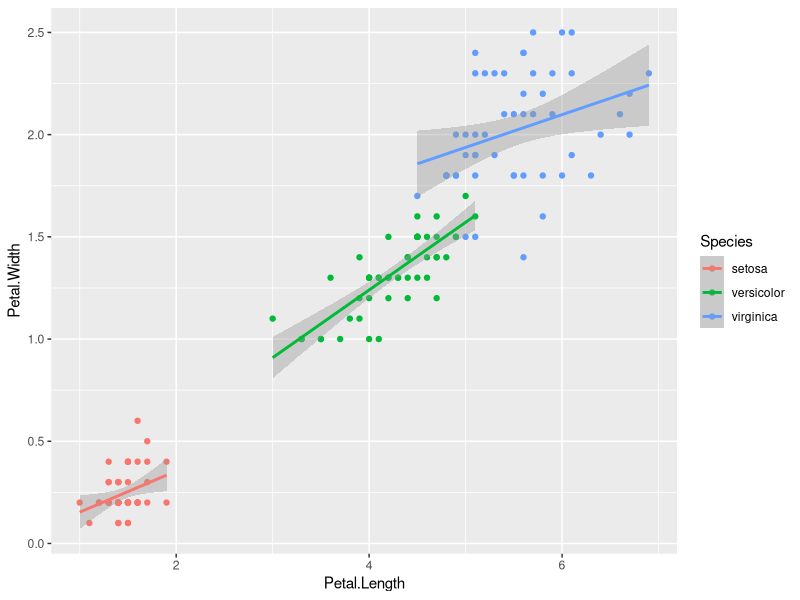
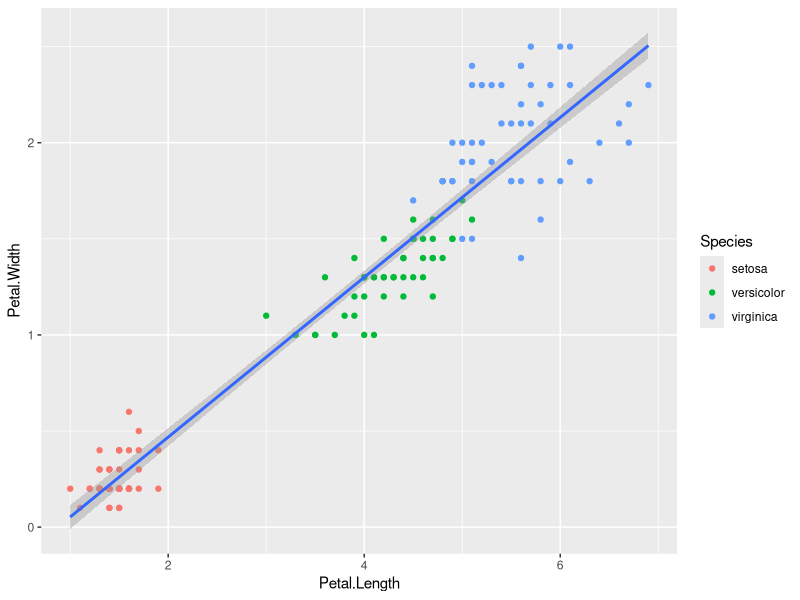
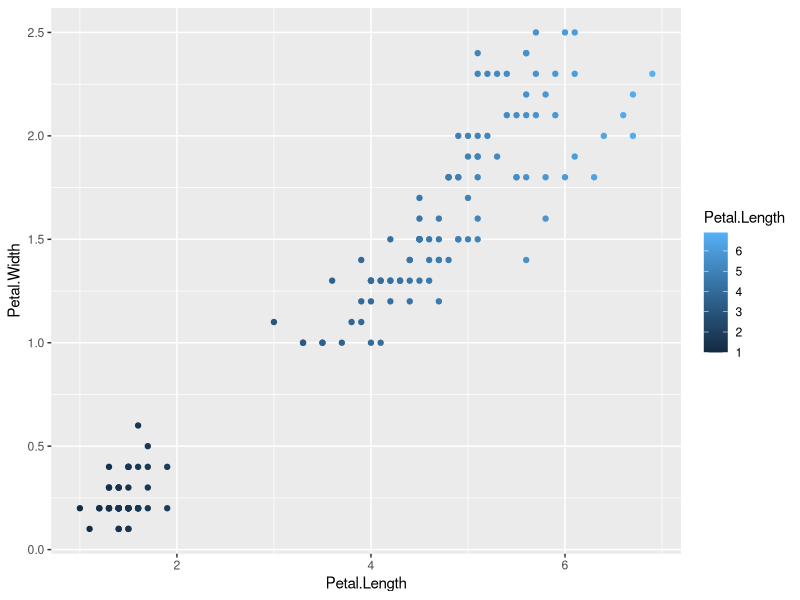
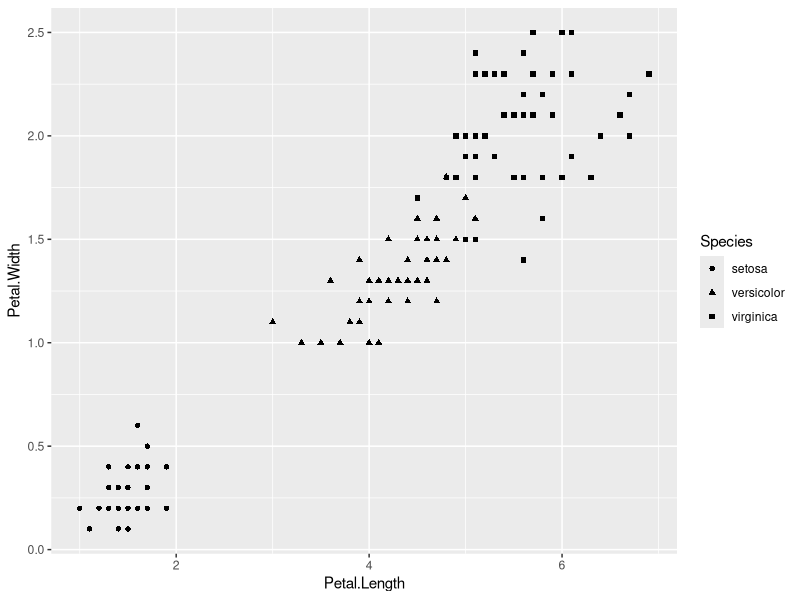
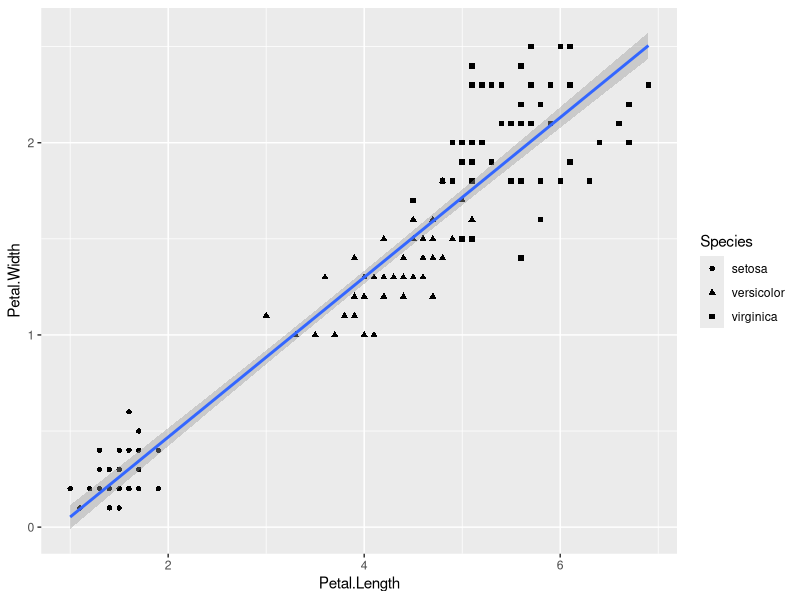
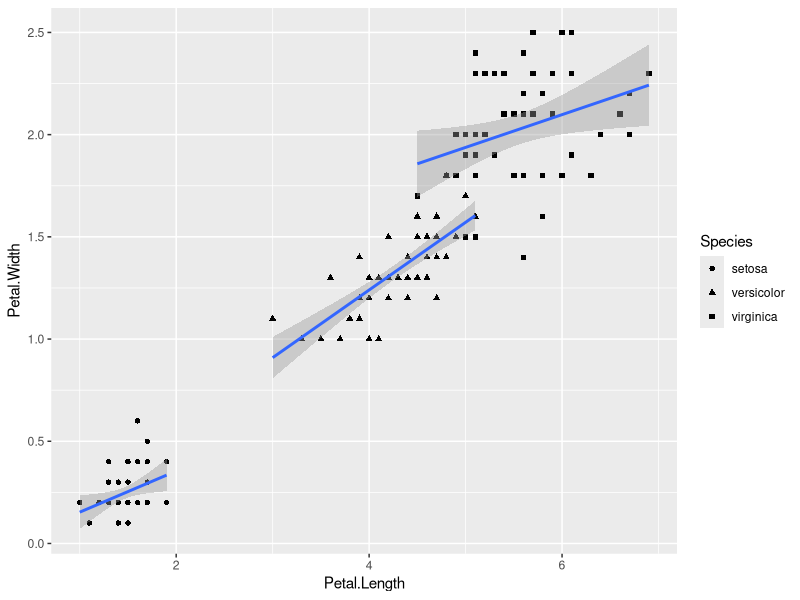
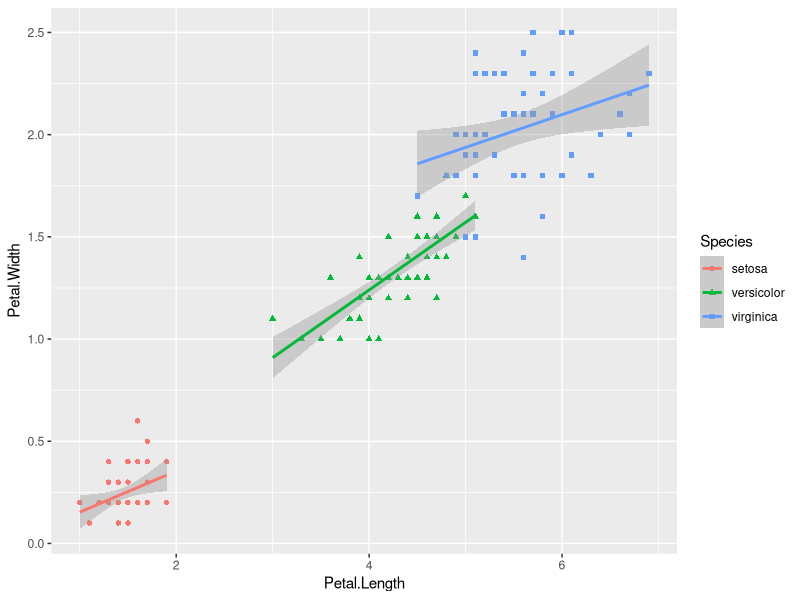
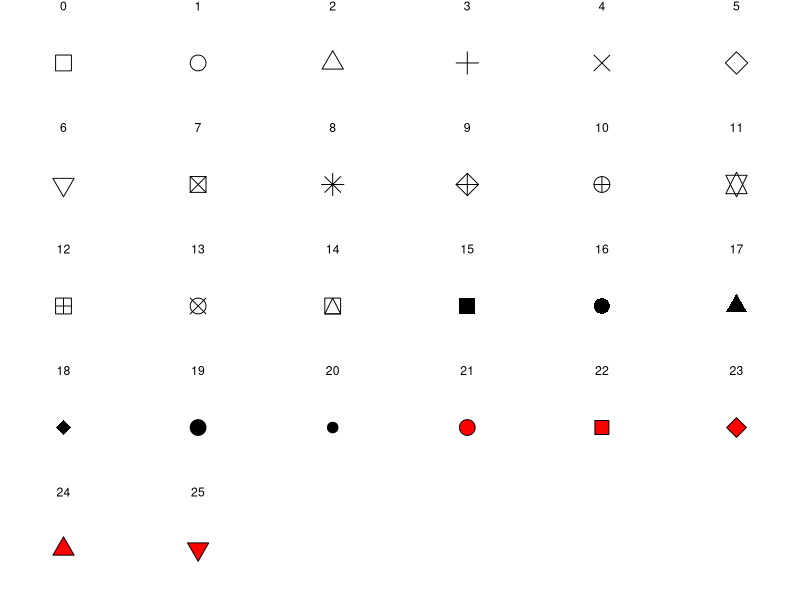

Reproduce these figures in R, in order.
## ---- chunk 1

knitr::opts_chunk$set(
  class.output  = "bg-success",
  class.message = "bg-info text-info",
  class.warning = "bg-warning text-warning",
  class.error   = "bg-danger text-danger"
  )
## ---- chunk 2

usePackage <- function(p)   
{ 
  if (!is.element(p, installed.packages()[,1])) 
    install.packages(p, dep = TRUE, repos="https://cloud.r-project.org/", lib=.libPaths()[1]) 
  require(p, character.only = TRUE) 
} 
  
usePackage("data.table")
usePackage("ggplot2")

## ---- chunk 3
library("data.table")
library("ggplot2")

iris <- as.data.table(iris)


# global color association
ggplot(data=iris, aes(x=Petal.Length,y=Petal.Width,color=Species))+
  geom_point()+
  geom_smooth(method="lm")

# local color association
ggplot(data=iris, aes(x=Petal.Length,y=Petal.Width))+
  geom_point(aes(color=Species))+
  geom_smooth(method="lm")


## ---- chunk 4

ggplot(data=iris, aes(x=Petal.Length,y=Petal.Width))+
  geom_point(aes(color=Petal.Length))


## ---- chunk 5

ggplot(data=iris, aes(x=Petal.Length,y=Petal.Width, shape=Species))+
  geom_point()


# local
ggplot(data=iris, aes(x=Petal.Length,y=Petal.Width))+
  geom_point(aes(shape=Species))+
  geom_smooth(method="lm")

# global association
ggplot(data=iris, aes(x=Petal.Length,y=Petal.Width,shape=Species))+
  geom_point()+
  geom_smooth(method="lm")

## ---- chunk 6
ggplot(data=iris, aes(x=Petal.Length,y=Petal.Width,shape=Species,color=Species))+
  geom_point()+
  geom_smooth(method="lm")

## ---- chunk 7

df_shapes <- data.table(shape = 0:25)
ggplot(df_shapes, aes(0, 0, shape = shape)) +
  geom_point(aes(shape = shape), size = 5, fill = 'red') +
  scale_shape_identity() +
  facet_wrap(~shape) +
  theme_void()

## ---- chunk 8
# re-assign to data.table 
economics_long <- as.data.table(economics_long)  

str(economics_long)

# data in 'long format'
economics_long

# grouping by linetype
ggplot(economics_long, aes(x=date, y=value01,linetype=variable)) + 
  geom_line()

# grouping by color
ggplot(economics_long, aes(x=date, y=value01,color=variable)) + 
  geom_line()

# both
ggplot(economics_long, aes(x=date, y=value01,color=variable, linetype=variable)) + 
  geom_line()


## ---- chunk 9

# fill
ggplot(data=iris, aes(x=Species,y=Sepal.Length))+
  geom_boxplot(aes(fill=Species))

# color
ggplot(data=iris, aes(x=Species,y=Sepal.Length))+
  geom_boxplot(aes(color=Species))

## ---- chunk 10
# color and default shapes
ggplot(data=iris, aes(x=Sepal.Width,y=Sepal.Length))+
  geom_point(aes(color=Species))

# not working 
ggplot(data=iris, aes(x=Sepal.Width,y=Sepal.Length))+
  geom_point(aes(fill=Species))

# assign fixed shapes that allow filling
ggplot(data=iris, aes(x=Sepal.Width,y=Sepal.Length))+
  geom_point(aes(fill=Species), shape=21)             # single shape as an "option"

# not working out of the box- shape by species
ggplot(data=iris, aes(x=Sepal.Width,y=Sepal.Length))+
  geom_point(aes(fill=Species, shape=Species))

# need to assign shapes separately
ggplot(data=iris, aes(x=Sepal.Width,y=Sepal.Length))+
  geom_point(aes(fill=Species, shape=Species))+
  scale_shape_manual(values=21:23)              # manual shape assignment layer

## ---- chunk 11

set.seed(1)
d20 <- data.table(x=sample(x = seq(0,30,by=0.01), size=20),
                  y=sample(x = seq(0,100,by=0.01), size=20),
                  color=c(rep("B",times=19),"A"),
                  shape=c("X",rep("Y",times=19))
                  )

d100 <- data.table(x=sample(x = seq(0,30,by=0.01), size=100),
                  y=sample(x = seq(0,100,by=0.01), size=100),
                  color1=c(rep("B",times=99),"A"),
                  shape1=c(rep("Y",times=99),"X"),
                  color2=c(rep("A",times=51),rep("B",times=49)),
                  shape2=c(rep("Y",times=50),rep("X",times=50))
                  )


p1 <- ggplot(d20,aes(x=x,y=y,color=color))+
  geom_point()+
  theme_minimal(base_size = 8)+
  theme(legend.position="none",
      axis.line=element_blank(),
      axis.text.x=element_blank(),
      axis.text.y=element_blank(),
      axis.ticks=element_blank(),
      axis.title.x=element_blank(),
      axis.title.y=element_blank())+
  ggtitle("Farbe, N=20")+
  xlim(0,30)+ylim(0,100)

p2 <- ggplot(d100,aes(x=x,y=y,color=color1))+
  geom_point()+
  theme_minimal(base_size = 8)+
  theme(legend.position="none",
      axis.line=element_blank(),
      axis.text.x=element_blank(),
      axis.text.y=element_blank(),
      axis.ticks=element_blank(),
      axis.title.x=element_blank(),
      axis.title.y=element_blank())+
  ggtitle("Farbe, N=100")+
  xlim(0,30)+ylim(0,100)

p3 <- ggplot(d20,aes(x=x,y=y,shape=shape))+
  geom_point(color="#F8766D")+
  theme_minimal(base_size = 8)+
  theme(legend.position="none",
      axis.line=element_blank(),
      axis.text.x=element_blank(),
      axis.text.y=element_blank(),
      axis.ticks=element_blank(),
      axis.title.x=element_blank(),
      axis.title.y=element_blank())+
  ggtitle("Form, N=20")+
  xlim(0,30)+ylim(0,100)

p4 <- ggplot(d100,aes(x=x,y=y,shape=shape1))+
  geom_point(color="#F8766D")+
  theme_minimal(base_size = 8)+
  theme(legend.position="none",
      axis.line=element_blank(),
      axis.text.x=element_blank(),
      axis.text.y=element_blank(),
      axis.ticks=element_blank(),
      axis.title.x=element_blank(),
      axis.title.y=element_blank())+
  ggtitle("Form, N=100")+
  xlim(0,30)+ylim(0,100)


p5 <- ggplot(d100,aes(x=x,y=y,color=color2,shape=shape2))+
  geom_point()+
  theme_minimal(base_size = 8)+
  theme(legend.position="none",
      axis.line=element_blank(),
      axis.text.x=element_blank(),
      axis.text.y=element_blank(),
      axis.ticks=element_blank(),
      axis.title.x=element_blank(),
      axis.title.y=element_blank())+
  ggtitle("Farbe+Form, N=100")+
  xlim(0,30)+ylim(0,100)


library(patchwork)

p1|p2|p3|p4|p5

## ---- chunk 12

p5 <- ggplot(d100,aes(x=x,y=y,color=color2,shape=shape2))+
  geom_point()+
  theme_minimal(base_size = 8)+
  theme(
      axis.line=element_blank(),
      axis.text.x=element_blank(),
      axis.text.y=element_blank(),
      axis.ticks=element_blank(),
      axis.title.x=element_blank(),
      axis.title.y=element_blank())+
  ggtitle("Farbe+Form, N=100")+
  xlim(0,30)+ylim(0,100)

p6 <- ggplot(d100,aes(x=x,y=y,color=paste(color2,shape2)))+
  geom_point()+
  theme_minimal(base_size = 8)+
  theme(axis.line=element_blank(),
      axis.text.x=element_blank(),
      axis.text.y=element_blank(),
      axis.ticks=element_blank(),
      axis.title.x=element_blank(),
      axis.title.y=element_blank())+
  ggtitle("3 Farben, N=100")+
  xlim(0,30)+ylim(0,100)

p5|p6
## ---- chunk 13

library(ggplot2)
library(data.table)
#generate overlapping scatterplot data by sampling from a normal distribution for x+y
set.seed(1) #fix random sampling with 'seed'
dRandom <- data.table( 
                        x=rnorm(n=1000,mean=0,sd=0.5),
                        y=rnorm(n=1000,mean=0,sd=0.5)
                      )

str(dRandom)


#default
ggplot(dRandom, aes(x=x, y=y))+
  geom_point()


#alpha=0.5 fix
ggplot(dRandom, aes(x=x, y=y))+
  geom_point(alpha=0.5)


#alpha depending on x-values'
ggplot(dRandom, aes(x=x, y=y))+
  geom_point(aes(alpha=x))

## ---- chunk 14
# With color names


#internal definition
ggplot(data=iris, aes(x=Sepal.Length,y=Sepal.Width))+
  geom_point(aes(color=Species))+
  scale_color_manual(values=c("red","orange","blue"))

#external (global) variable
cols <- c("red","orange","blue")

ggplot(data=iris, aes(x=Sepal.Length,y=Sepal.Width))+
  geom_point(aes(color=Species))+
  scale_color_manual(values=cols)

## ---- chunk 15

#create 3 colors by RGB definition
hgu_petrol      <- rgb(0, 108, 125, maxColorValue = 255)
hgu_lightgray   <- rgb(197, 198, 198, maxColorValue = 255)
hgu_lightgreen  <- rgb(174, 195, 11, maxColorValue = 255)


# Combine colors in a vector for plotting
hgu_3cols <- c(hgu_petrol,hgu_lightgray,hgu_lightgreen)


# Use colors in ggplot
ggplot(data=iris, aes(x=Sepal.Width,y=Sepal.Length))+
  geom_point(aes(color=Species))+
  scale_color_manual(values=hgu_3cols)


# improved visibility of light colors with fill and shape 
ggplot(data=iris, aes(x=Sepal.Width,y=Sepal.Length))+
      geom_point(aes(fill=Species), shape=21)+
      scale_fill_manual(values=hgu_3cols)+
      theme_bw()


## ---- chunk 16

# 3 HEX-Code Colors
cols <- c("#ff0000","#ffa500","#0000ff")

ggplot(data=iris, aes(x=Sepal.Width,y=Sepal.Length))+
  geom_point(aes(color=Species))+
  scale_color_manual(values=cols)

## ---- chunk 17
# grayscale
ggplot(data=iris, aes(x=Sepal.Width,y=Sepal.Length))+
  geom_point(aes(color=Species))+
  scale_colour_grey()

#default color scale
ggplot(data=iris, aes(x=Sepal.Width,y=Sepal.Length))+
  geom_point(aes(color=Species))+
  scale_colour_hue()

# modification of h range -- check ?scale_colour_hue
ggplot(data=iris, aes(x=Sepal.Width,y=Sepal.Length))+
  geom_point(aes(color=Species))+
  scale_colour_hue(h=c(0,50))
## ---- chunk 18

ggplot(data=iris, aes(x=Sepal.Width,y=Sepal.Length))+
  geom_point(aes(color=Species))+
  scale_colour_brewer()

## ---- chunk 19
par(cex=0.5)
RColorBrewer::display.brewer.all()+theme_void(base_size = 8)

## ---- chunk 20

par(cex=0.5)
RColorBrewer::display.brewer.all(colorblindFriendly = TRUE)

## ---- chunk 21

ggplot(data=iris, aes(x=Sepal.Width,y=Sepal.Length))+
  geom_point(aes(color=Species))+
  scale_color_brewer(palette="Set2")

## ---- chunk 22

ggplot(data=iris, aes(x=Sepal.Width,y=Sepal.Length))+
  geom_point(aes(color=Species))+
  scale_colour_viridis_d()


# improve visibility with fill+shape for light colors
ggplot(data=iris, aes(x=Sepal.Width,y=Sepal.Length))+
     geom_point(aes(fill=Species), shape=21)+
     scale_fill_viridis_d(option="C")

## ---- chunk 23

ggplot(data=iris, aes(x=Sepal.Width,y=Sepal.Length))+
  geom_point(aes(shape=Species))+
  scale_shape_manual(values=c(2,3,4))

## ---- chunk 24

df_shapes <- data.table(shape = 0:25)
ggplot(df_shapes, aes(0, 0, shape = shape)) +
  geom_point(aes(shape = shape), size = 5, fill = 'red') +
  scale_shape_identity() +
  facet_wrap(~shape) +
  theme_void()


## ---- chunk 25

economics_long <- as.data.table(economics_long)
economics_long_red <- economics_long[variable%in%c("pop","unemploy")]

ggplot(economics_long_red, aes(x=date, y=value01)) + 
  geom_line(aes(linetype=variable))+
  scale_linetype_manual(values=c(2,3))

ggplot(economics_long_red, aes(x=date, y=value01)) + 
  geom_line(aes(linetype=variable))+
  scale_linetype_manual(values=c("dotted","dashed"))


## ---- chunk 26
#from ggpubr::show_line_types()

lt <- c("blank", "solid", "dashed", "dotted", "dotdash",  "longdash", "twodash")

d <- data.frame(lt = factor(lt, levels = lt))

ggplot() + scale_x_continuous(name = "", limits = c(0, 1), 
    breaks = NULL) + scale_linetype_identity() + geom_segment(data = d, 
    mapping = aes(x = 0, xend = 1, y = lt, yend = lt, linetype = lt)) + 
    labs(title = "Line types available in R", y = "") + theme(axis.text.y = element_text(face = "bold", 
    color = "black"))+
    theme_minimal()+
    scale_y_discrete(labels=paste(0:6,lt,sep=' = '))

## ---- chunk 27

sessionInfo()

